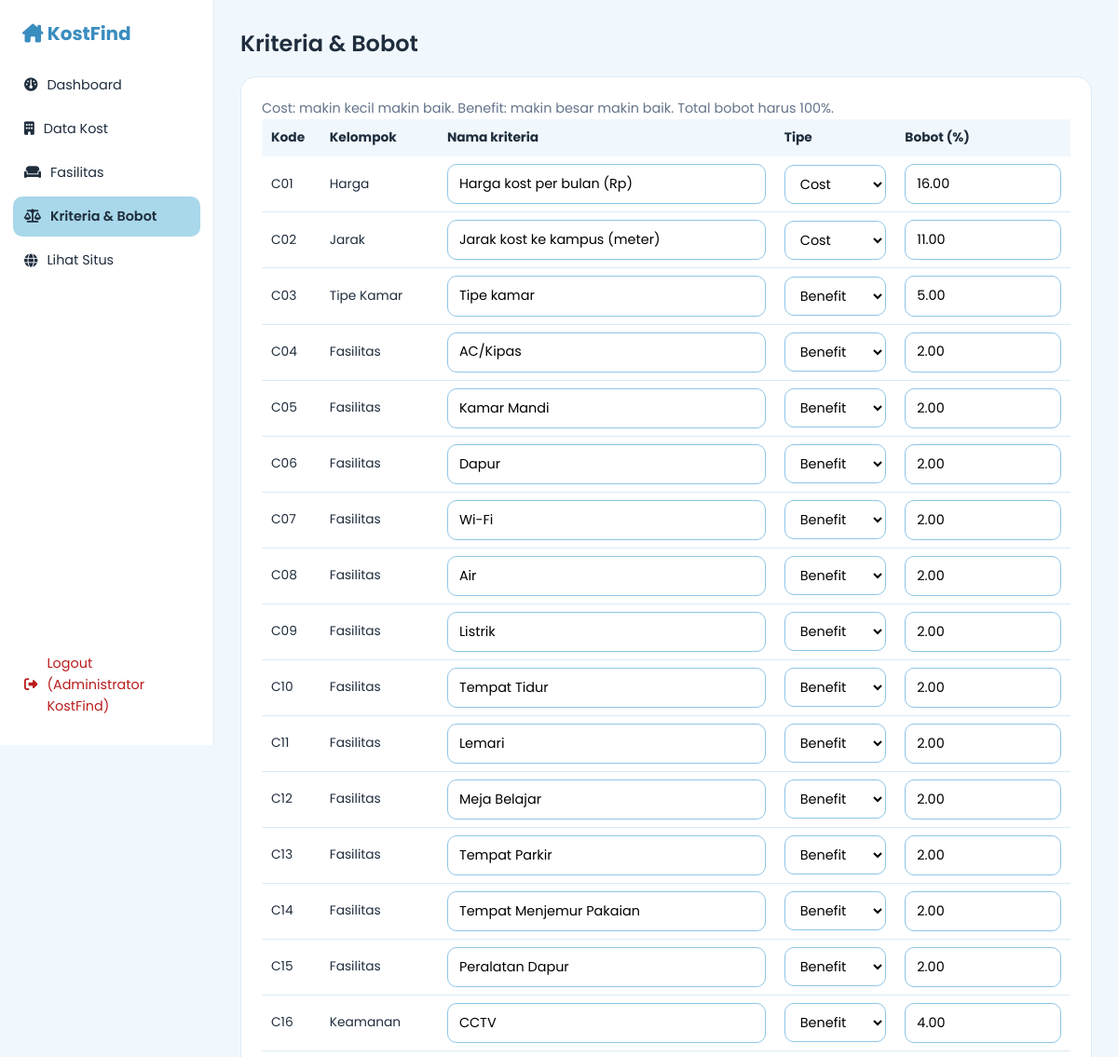
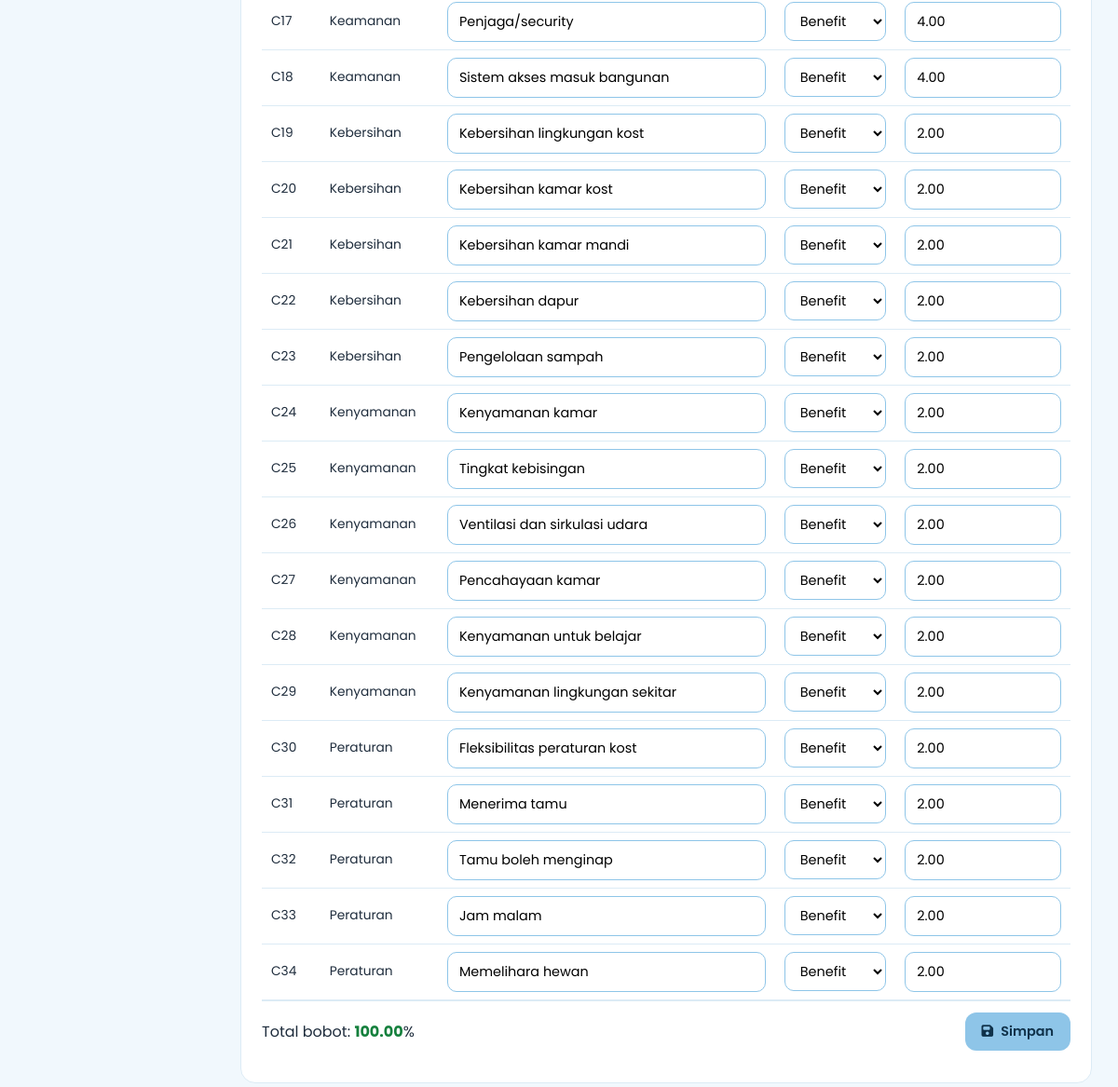
/admin/kriteria.php (signed in), run on the app's committed database (2 pictures, top to bottom).
### tables this page shows
CREATE TABLE kriteria (
  id INT UNSIGNED AUTO_INCREMENT PRIMARY KEY,
  kode VARCHAR(5) NOT NULL UNIQUE,            
  nama VARCHAR(100) NOT NULL,
  kelompok VARCHAR(30) NOT NULL,              
  tipe ENUM('benefit','cost') NOT NULL,
  bobot DECIMAL(5,2) NOT NULL,                
  kolom_kost VARCHAR(20) NULL                 
);

### koneksi.php (called while the page is built, shortened)
<?php
function e($s) { return htmlspecialchars((string)$s, ENT_QUOTES, 'UTF-8'); }

### admin/kriteria.php (the view, shortened to what this page needs)
<?php
require_once 'auth.php'; admin_wajib();
$list = $conn->query("SELECT * FROM kriteria ORDER BY id")->fetch_all(MYSQLI_ASSOC);
$judul = 'Kriteria & Bobot'; $menu = 'kriteria'; include 'header.php';
?>
<form method="post" class="panel"><?= csrf_field() ?>
<p class="muted">Cost: makin kecil makin baik. Benefit: makin besar makin baik. Total bobot harus 100%.</p>
<div class="scroll"><table class="tbl"><tr><th>Kode</th><th>Kelompok</th><th>Nama kriteria</th><th>Tipe</th><th>Bobot (%)</th></tr>
<?php foreach ($list as $k): ?><tr><td><?= e($k['kode']) ?></td><td><?= e($k['kelompok']) ?></td>
  <td><input name="nama[<?= (int)$k['id'] ?>]" value="<?= e($k['nama']) ?>" maxlength="100" required></td>
  <td><select name="tipe[<?= (int)$k['id'] ?>]"><option value="benefit" <?= $k['tipe'] === 'benefit' ? 'selected' : '' ?>>Benefit</option><option value="cost" <?= $k['tipe'] === 'cost' ? 'selected' : '' ?>>Cost</option></select></td>
  <td><input type="number" class="bobot" step="0.01" min="0" max="100" name="bobot[<?= (int)$k['id'] ?>]" value="<?= e($k['bobot']) ?>" required></td></tr>
<?php endforeach; ?></table></div>
<div class="sticky-bar"><span>Total bobot: <b id="totalBobot">0</b>%</span><button class="btn" id="btnBobot"><i class="fa-solid fa-floppy-disk"></i> Simpan</button></div></form>
<?php include 'footer.php'; ?>

### css/style.css (style rules this page uses)
:root { --c1:#A8D8EA;--c2:#8EC5E8;--bg:#F1F8FD;--ink:#1F2D3D;--muted:#64748B;--white:#fff;--line:#DCEBF5;--dark:#3A8DBF;--r:16px }
* { box-sizing:border-box;margin:0 }
body { font-family:'Poppins',sans-serif;background:var(--bg);color:var(--ink);line-height:1.6 }
.muted { color:var(--muted);font-size:.9rem }
.btn { display:inline-flex;gap:8px;align-items:center;justify-content:center;background:var(--c2);color:#10324a;border:0;padding:10px 18px;border-radius:12px;font:600 .9rem Poppins,sans-serif;cursor:pointer;transition:.2s }
.panel { background:var(--white);border:1px solid var(--line);border-radius:var(--r);padding:22px }
input,select { font:inherit;font-size:.9rem;padding:9px 12px;border:1px solid var(--c2);border-radius:10px;background:var(--white);width:100% }
.scroll { overflow-x:auto }
.tbl { width:100%;border-collapse:collapse;font-size:.82rem }
.tbl th { background:var(--bg);padding:7px 9px;white-space:nowrap;text-align:left }
.tbl td { padding:6px 9px;border-bottom:1px solid var(--line) }

### css/admin.css (style rules this page uses)
.panel { margin-bottom:20px }
.scroll { overflow-x:auto }
.tbl { width:100%;border-collapse:collapse;font-size:.86rem }
.tbl th { background:var(--bg);text-align:left;padding:9px 10px;white-space:nowrap }
.tbl td { padding:8px 10px;border-bottom:1px solid var(--line);vertical-align:middle }
.sticky-bar { position:sticky;bottom:0;background:var(--white);border-top:1px solid var(--line);padding:12px 0;display:flex;justify-content:space-between;align-items:center }

### data on the page
kriteria: kode "C01", kelompok "Harga", nama "Harga kost per bulan (Rp)", tipe+id "Cost", bobot "16.00"
kriteria: kode "C02", kelompok "Jarak", nama "Jarak kost ke kampus (meter)", tipe+id "Cost", bobot "11.00"
kriteria: kode "C03", kelompok "Tipe Kamar", nama "Tipe kamar", tipe+id "Benefit", bobot "5.00"
kriteria: kode "C04", kelompok "Fasilitas", nama "AC/Kipas", tipe+id "Benefit", bobot "2.00"
kriteria: kode "C05", kelompok "Fasilitas", nama "Kamar Mandi", tipe+id "Benefit", bobot "2.00"
kriteria: kode "C06", kelompok "Fasilitas", nama "Dapur", tipe+id "Benefit", bobot "2.00"
kriteria: kode "C07", kelompok "Fasilitas", nama "Wi-Fi", tipe+id "Benefit", bobot "2.00"
kriteria: kode "C08", kelompok "Fasilitas", nama "Air", tipe+id "Benefit", bobot "2.00"
kriteria: kode "C09", kelompok "Fasilitas", nama "Listrik", tipe+id "Benefit", bobot "2.00"
kriteria: kode "C10", kelompok "Fasilitas", nama "Tempat Tidur", tipe+id "Benefit", bobot "2.00"
kriteria: kode "C11", kelompok "Fasilitas", nama "Lemari", tipe+id "Benefit", bobot "2.00"
kriteria: kode "C12", kelompok "Fasilitas", nama "Meja Belajar", tipe+id "Benefit", bobot "2.00"
kriteria: kode "C13", kelompok "Fasilitas", nama "Tempat Parkir", tipe+id "Benefit", bobot "2.00"
kriteria: kode "C14", kelompok "Fasilitas", nama "Tempat Menjemur Pakaian", tipe+id "Benefit", bobot "2.00"
kriteria: kode "C15", kelompok "Fasilitas", nama "Peralatan Dapur", tipe+id "Benefit", bobot "2.00"
kriteria: kode "C16", kelompok "Keamanan", nama "CCTV", tipe+id "Benefit", bobot "4.00"
kriteria: kode "C17", kelompok "Keamanan", nama "Penjaga/security", tipe+id "Benefit", bobot "4.00"
kriteria: kode "C18", kelompok "Keamanan", nama "Sistem akses masuk bangunan", tipe+id "Benefit", bobot "4.00"
kriteria: kode "C19", kelompok "Kebersihan", nama "Kebersihan lingkungan kost", tipe+id "Benefit", bobot "2.00"
kriteria: kode "C20", kelompok "Kebersihan", nama "Kebersihan kamar kost", tipe+id "Benefit", bobot "2.00"
kriteria: kode "C21", kelompok "Kebersihan", nama "Kebersihan kamar mandi", tipe+id "Benefit", bobot "2.00"
kriteria: kode "C22", kelompok "Kebersihan", nama "Kebersihan dapur", tipe+id "Benefit", bobot "2.00"
kriteria: kode "C23", kelompok "Kebersihan", nama "Pengelolaan sampah", tipe+id "Benefit", bobot "2.00"
kriteria: kode "C24", kelompok "Kenyamanan", nama "Kenyamanan kamar", tipe+id "Benefit", bobot "2.00"
kriteria: kode "C25", kelompok "Kenyamanan", nama "Tingkat kebisingan", tipe+id "Benefit", bobot "2.00"
kriteria: kode "C26", kelompok "Kenyamanan", nama "Ventilasi dan sirkulasi udara", tipe+id "Benefit", bobot "2.00"
kriteria: kode "C27", kelompok "Kenyamanan", nama "Pencahayaan kamar", tipe+id "Benefit", bobot "2.00"
kriteria: kode "C28", kelompok "Kenyamanan", nama "Kenyamanan untuk belajar", tipe+id "Benefit", bobot "2.00"
kriteria: kode "C29", kelompok "Kenyamanan", nama "Kenyamanan lingkungan sekitar", tipe+id "Benefit", bobot "2.00"
kriteria: kode "C30", kelompok "Peraturan", nama "Fleksibilitas peraturan kost", tipe+id "Benefit", bobot "2.00"
kriteria: kode "C31", kelompok "Peraturan", nama "Menerima tamu", tipe+id "Benefit", bobot "2.00"
kriteria: kode "C32", kelompok "Peraturan", nama "Tamu boleh menginap", tipe+id "Benefit", bobot "2.00"
kriteria: kode "C33", kelompok "Peraturan", nama "Jam malam", tipe+id "Benefit", bobot "2.00"
kriteria: kode "C34", kelompok "Peraturan", nama "Memelihara hewan", tipe+id "Benefit", bobot "2.00"

### other printed values
$t "Dashboard"
$t "Data Kost"
$t "Fasilitas"
$t "Kriteria & Bobot"
$_SESSION['admin_nama'] "Administrator KostFind"
$judul "Kriteria & Bobot"
